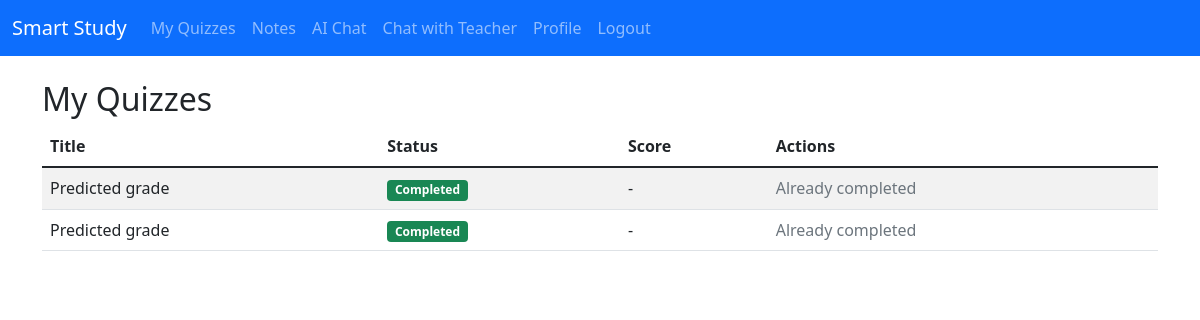
The app's page /student_quizzes (signed in), older data.
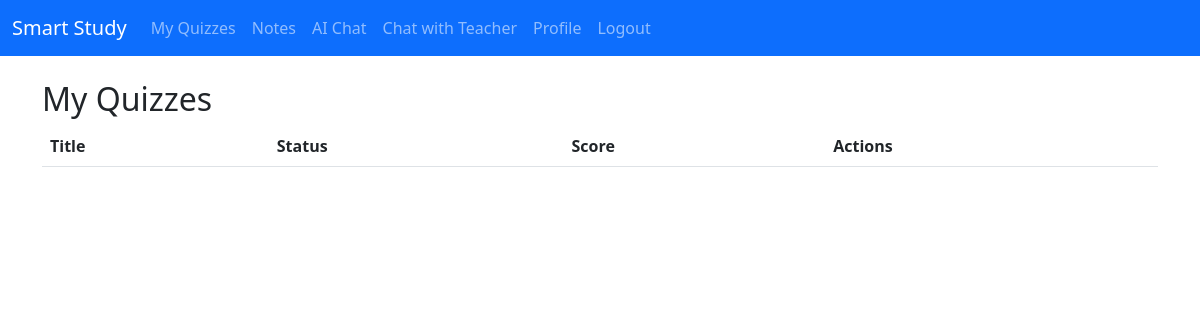
The same page, newer data.
### tables this page shows
CREATE TABLE quizzes (
        id INTEGER PRIMARY KEY AUTOINCREMENT,
        title TEXT NOT NULL,
        subject_id INTEGER,
        teacher_id INTEGER,
        questions TEXT NOT NULL,
        created_at TIMESTAMP DEFAULT CURRENT_TIMESTAMP,
        FOREIGN KEY (subject_id) REFERENCES subjects (id),
        FOREIGN KEY (teacher_id) REFERENCES users (id)
    );

### app.py (the view)
@app.route('/student_quizzes')
@login_required
def student_quizzes():
    user = get_current_user()
    if user['role'] != 'student':
        flash('Access denied', 'error')
        return redirect(url_for('index'))
    quizzes = get_student_quizzes(user['id'])
    conn = get_db_connection()
    cursor = conn.cursor()
    for quiz in quizzes:
        cursor.execute('SELECT id, score, time FROM quiz_results WHERE user_id = ? AND quiz_id = ? ORDER BY time DESC LIMIT 1', (user['id'], quiz['id']))
        result = cursor.fetchone()
        if result:
            quiz['completed_time'] = result[2]
            quiz['score'] = round(result[1], 1)
        else:
            quiz['completed_time'] = None
            quiz['score'] = None
    conn.close()
    return render_template('student_quizzes.html', quizzes=quizzes)

### database/db.py (called while the page is built)
def get_db_connection():
    return sqlite3.connect(DATABASE)

def get_student_quizzes(student_id):
    try:
        conn = get_db_connection()
        cursor = conn.cursor()
        cursor.execute('SELECT q.* FROM quizzes q JOIN quiz_assignments qa ON q.id = qa.quiz_id WHERE qa.student_id = ? ORDER BY q.created_at DESC', (student_id,))
        rows = cursor.fetchall()
        conn.close()
        quizzes = []
        for r in rows:
            quizzes.append({'id': r[0], 'title': r[1], 'subject_id': r[2], 'teacher_id': r[3], 'questions': json.loads(r[4]), 'created_at': r[5]})
        return quizzes
    except:
        return []

### utils/auth.py (called while the page is built)
def login_required(f):
	@wraps(f)
	def wrapper(*args, **kwargs):
		if 'user_id' not in session:
			flash('You need to login first', 'error')
			return redirect(url_for('login'))
		return f(*args, **kwargs)
	return wrapper

def get_current_user():
	return {'id': session.get('user_id'), 'username': session.get('username'), 'role': session.get('role')}

### templates/student_quizzes.html (shortened to what this page needs)
{% extends "base.html" %}
{% block content %}
<h2>My Quizzes</h2>
<table class="table table-striped">
    <thead>
        <tr>
            <th>Title</th>
            <th>Status</th>
            <th>Score</th>
            <th>Actions</th>
        </tr>
    </thead>
    <tbody>
        {% for quiz in quizzes %}
        <tr>
            <td>{{ quiz.title }}</td>
            <td>
                {% if quiz.completed_time %}
                    <span class="badge bg-success">Completed</span>
                {% else %}
                    <span class="badge bg-warning">Not Started</span>
                {% endif %}
            </td>
            <td>
                {% if quiz.score %}
                    {{ quiz.score }}%
                {% else %}
                    -
                {% endif %}
            </td>
            <td>
                {% if not quiz.completed_time %}
                    <a href="{{ url_for('take_quiz', quiz_id=quiz.id) }}" class="btn btn-sm btn-primary">Take Quiz</a>
                {% else %}
                    <span class="text-muted">Already completed</span>
                {% endif %}
            </td>
        </tr>
        {% endfor %}
    </tbody>
</table>
{% endblock %}

Row changes from the older to the newer data that the page shows:
no longer on this page (row edited): quizzes: title "Predicted grade" "Predicted grade"
Text that changed along with them:
list line gone: "Completed - Already completed"
